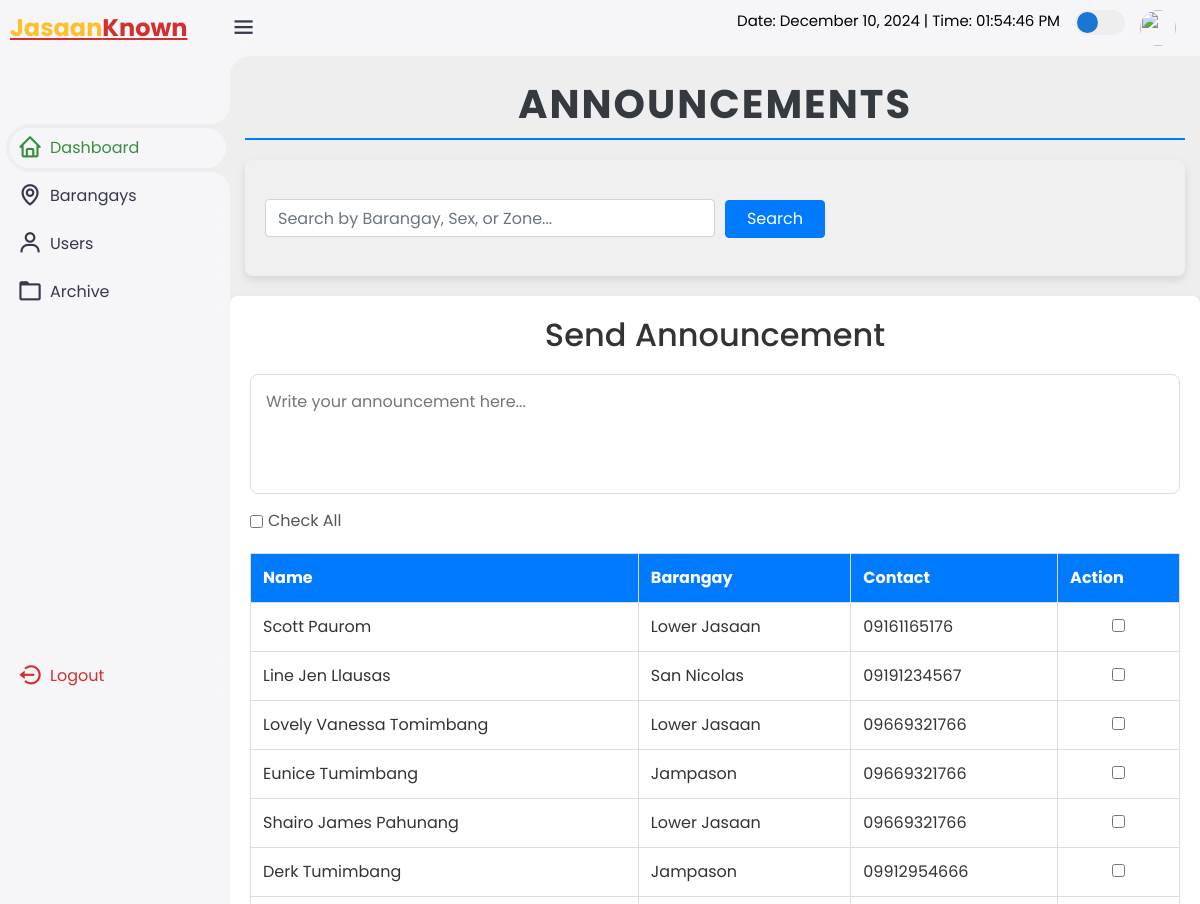
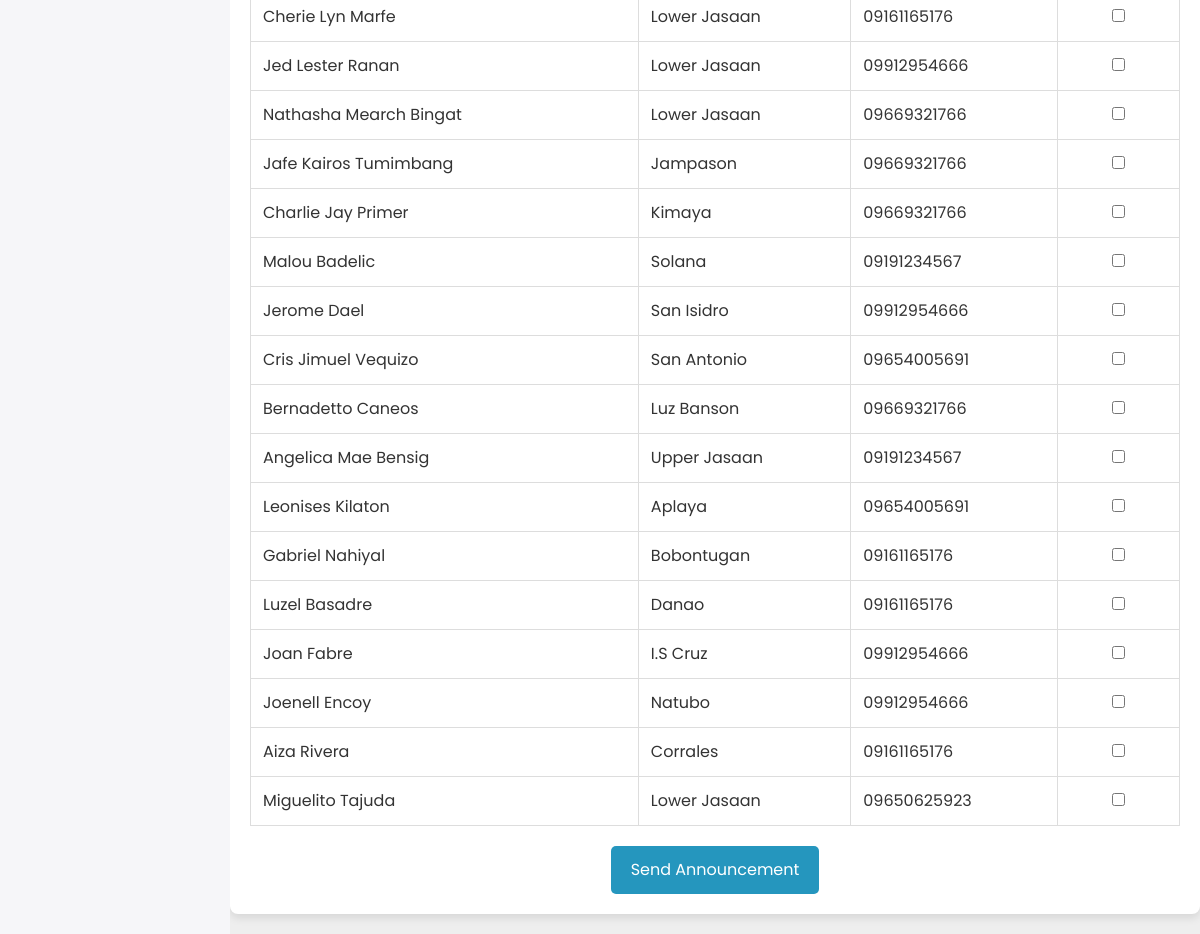
Page /announcement.php (signed in) on the committed database (2 pictures, top to bottom).
### tables this page shows
CREATE TABLE `rest` (
  `id` int(11) NOT NULL,
  `lastname` varchar(100) DEFAULT NULL,
  `suffix` varchar(10) DEFAULT NULL,
  `firstname` varchar(100) DEFAULT NULL,
  `middlename` varchar(100) DEFAULT NULL,
  `birthdate` date DEFAULT NULL,
  `birthplace` varchar(100) DEFAULT NULL,
  `sex` enum('Male','Female','Other') DEFAULT NULL,
  `civilstatus` enum('Single','Married','Widowed','Divorced','Separated') DEFAULT NULL,
  `religion` varchar(50) DEFAULT NULL,
  `municipality` varchar(100) DEFAULT NULL,
  `barangay` varchar(100) DEFAULT NULL,
  `zone` varchar(50) DEFAULT NULL,
  `employment` varchar(100) DEFAULT NULL,
  `contactnum` varchar(15) DEFAULT NULL,
  `emailadd` varchar(100) DEFAULT NULL,
  `highesteduc` varchar(100) DEFAULT NULL,
  `household_leader_id` int(11) DEFAULT NULL,
  `is_leader` tinyint(1) DEFAULT 0
);

### announcement.php (the view, shortened to what this page needs)
<?php
require_once('config.php');
?>
<!DOCTYPE html>
<html lang="en">
<head>
    <link rel="stylesheet" href="https://stackpath.bootstrapcdn.com/bootstrap/4.5.2/css/bootstrap.min.css">
    <link href='https://unpkg.com/boxicons@2.1.4/css/boxicons.min.css' rel='stylesheet'>
    <link rel="stylesheet" href="style.css">
</head>
<body>
<div class="sidebar">
        <a href="#" class="logo">
            <div class="logo-name"><span>Jasaan</span>Known</div>
        </a>
        <ul class="side-menu">
    <li class="active"><a href="dashboard.php" onclick="redirectTo('dashboard.php')"><i class='bx bx-home'></i>Dashboard</a></li>
    <li class=""><a href="barangay.php" onclick="redirectTo('barangay.php')"><i class='bx bx-map'></i>Barangays</a></li>
    <li class=""><a href="users.php" onclick="redirectTo('users.php')"><i class='bx bx-user'></i>Users</a></li>
    <li class=""><a href="archive.php" onclick="redirectTo('archive.php')"><i class='bx bx-folder'></i>Archive</a></li>
</ul>
        <ul class="side-menu">
            <li>
            <br><br><br><br><br><br><br><br><br><br><br><br>
                <a href="logout.php" class="logout">
                    <i class='bx bx-log-out-circle'></i>
                    Logout
                </a>
            </li>
        </ul>
    </div>
  <div class="content">
        <nav>
    <i class='bx bx-menu'></i>
    <div class="navbar-content">
        <div id="date-time-container"></div>
        <label for="theme-toggle" class="theme-toggle"></label>
        <a href="#" class="profile">
            <img src="images/logo-x.png">
        </a>
    </div>
</nav>
<div class="container mt-4"> <h1>Announcements</h1>
<form style = "background-color: #f0f0f0; "method="GET" action="announcement.php" class="form-inline mb-3" style="display: flex; align-items: center;">
<input
    type="text"
    name="search"
    class="form-control mr-2"
    placeholder="Search by Barangay, Sex, or Zone..."
    style="width: 450px; background-color: white;"
    value="<?php echo isset($_GET['search']) ? htmlspecialchars($_GET['search']) : ''; ?>"
>
    <button type="submit" class="btn btn-primary" style="margin-left: 2px; margin-bottom: 18px; width: 100px;">Search</button>
</form></div>
<div>
<form method="post">
            <h2>Send Announcement</h2>
            <div class="announcement-container">
                <textarea id="message" name="message" placeholder="Write your announcement here..." required></textarea>
            </div>
            <div class="check-all-container">
                <input type="checkbox" id="check_all" onclick="toggleCheckAll(this)">
                <label for="check_all">Check All</label>
            </div>
            <table>
                <thead>
                    <tr>
                        <th>Name</th>
                        <th>Barangay</th>
                        <th>Contact</th>
                        <th>Action</th>
                    </tr>
                </thead>
                <tbody>
                <?php
$sql = "SELECT id, CONCAT(firstname, ' ', lastname) AS name, contactnum, barangay, sex, zone
        FROM rest
        WHERE contactnum IS NOT NULL";
$result = $conn->query($sql);
if ($result->num_rows > 0) {
    while ($row = $result->fetch_assoc()) {
        echo '<tr>';
        echo '<td>' . htmlspecialchars($row['name']) . '</td>';
        echo '<td>' . htmlspecialchars($row['barangay']) . '</td>';
        echo '<td>' . htmlspecialchars($row['contactnum']) . '</td>';
        echo '<td class="action-checkbox"><input type="checkbox" name="recipients[]" value="' . $row['contactnum'] . '"></td>';
        echo '</tr>';
    }
} else {
    echo '<tr><td colspan="4">No residents found with the given filters.</td></tr>';
}
?>
                </tbody>
            </table>
            <button type="submit" name="send_response">Send Announcement</button>
        </form>
    </div>
</body>
</html>

### style.css (style rules this page uses)
:root { --light: #f6f6f9; --primary: #1976D2; --light-primary: #CFE8FF; --grey: #eee; --dark-grey: #AAAAAA; --dark: #363949; --danger: #D32F2F; --light-danger: #FECDD3; --warning: #FBC02D; --light-warning: #FFF2C6; --success: #388E3C; --light-success: #BBF7D0; }
* { margin: 0; padding: 0; box-sizing: border-box; font-family: 'Poppins', sans-serif; }
.bx { font-size: 1.7rem; }
a { text-decoration: none; }
li { list-style: none; }
html { overflow-x: hidden; }
body { background: var(--grey); overflow-x: hidden; }
.sidebar { position: fixed; top: 0; left: 0; background: var(--light); width: 230px; height: 100%; z-index: 2000; overflow-x: hidden; scrollbar-width: none; transition: all 0.3s ease; }
.sidebar .logo { font-size: 24px; font-weight: 700; height: 56px; display: flex; align-items: center; color: var(--danger); z-index: 500; padding-bottom: 20px; box-sizing: content-box; }
.sidebar .logo .logo-name { margin-left: 10px; }
.sidebar .logo .logo-name span { color: var(--warning); }
.sidebar .side-menu { width: 100%; margin-top: 48px; }
.sidebar .side-menu li { height: 48px; background: transparent; margin-left: 6px; border-radius: 48px 0 0 48px; padding: 4px; }
.sidebar .side-menu li.active { background: var(--grey); position: relative; }
.sidebar .side-menu li.active::before { content: ""; position: absolute; width: 40px; height: 40px; border-radius: 50%; top: -40px; right: 0; box-shadow: 20px 20px 0 var(--grey); z-index: -1; }
.sidebar .side-menu li.active::after { content: ""; position: absolute; width: 40px; height: 40px; border-radius: 50%; bottom: -40px; right: 0; box-shadow: 20px -20px 0 var(--grey); z-index: -1; }
.sidebar .side-menu li a { width: 100%; height: 100%; background: var(--light); display: flex; align-items: center; border-radius: 48px; font-size: 16px; color: var(--dark); white-space: nowrap; overflow-x: hidden; transition: all 0.3s ease; }
.sidebar .side-menu li.active a { color: var(--success); }
.sidebar .side-menu li a .bx { min-width: calc(60px - ((4px + 6px) * 2)); display: flex; font-size: 1.6rem; justify-content: center; }
.sidebar .side-menu li a.logout { color: var(--danger); }
.content { position: relative; width: calc(100% - 230px); left: 230px; transition: all 0.3s ease; }
.content nav { height: 56px; background: var(--light); padding: 0 24px 0 0; display: flex; align-items: center; grid-gap: 24px; position: sticky; top: 0; left: 0; z-index: 1000; }
.content nav::before { content: ""; position: absolute; width: 40px; height: 40px; bottom: -40px; left: 0; border-radius: 50%; box-shadow: -20px -20px 0 var(--light); }
.content nav a { color: var(--dark); }
.content nav .bx.bx-menu { cursor: pointer; color: var(--dark); }
.content nav .profile img { width: 36px; height: 36px; object-fit: cover; border-radius: 50%; }
.content nav .theme-toggle { display: block; min-width: 50px; height: 25px; background: var(--grey); cursor: pointer; position: relative; border-radius: 25px; }
.content nav .theme-toggle::before { content: ""; position: absolute; top: 2px; left: 2px; bottom: 2px; width: calc(25px - 4px); background: var(--primary); border-radius: 50%; transition: all 0.3s ease; }

### rows in the picture
rest: name "Scott Paurom", barangay "Lower Jasaan", contactnum "09161165176"
rest: name "Line Jen Llausas", barangay "San Nicolas", contactnum "09191234567"
rest: name "Lovely Vanessa Tomimbang", barangay "Lower Jasaan", contactnum "09669321766"
rest: name "Eunice Tumimbang", barangay "Jampason", contactnum "09669321766"
rest: name "Shairo James Pahunang", barangay "Lower Jasaan", contactnum "09669321766"
rest: name "Derk Tumimbang", barangay "Jampason", contactnum "09912954666"
rest: name "Cherie Lyn Marfe", barangay "Lower Jasaan", contactnum "09161165176"
rest: name "Jed Lester Ranan", barangay "Lower Jasaan", contactnum "09912954666"
rest: name "Nathasha Mearch Bingat", barangay "Lower Jasaan", contactnum "09669321766"
rest: name "Jafe Kairos Tumimbang", barangay "Jampason", contactnum "09669321766"
rest: name "Charlie Jay Primer", barangay "Kimaya", contactnum "09669321766"
rest: name "Malou Badelic", barangay "Solana", contactnum "09191234567"
rest: name "Jerome Dael", barangay "San Isidro", contactnum "09912954666"
rest: name "Cris Jimuel Vequizo", barangay "San Antonio", contactnum "09654005691"
rest: name "Bernadetto Caneos", barangay "Luz Banson", contactnum "09669321766"
rest: name "Angelica Mae Bensig", barangay "Upper Jasaan", contactnum "09191234567"
rest: name "Leonises Kilaton", barangay "Aplaya", contactnum "09654005691"
rest: name "Gabriel Nahiyal", barangay "Bobontugan", contactnum "09161165176"
rest: name "Luzel Basadre", barangay "Danao", contactnum "09161165176"
rest: name "Joan Fabre", barangay "I.S Cruz", contactnum "09912954666"
rest: name "Joenell Encoy", barangay "Natubo", contactnum "09912954666"
rest: name "Aiza Rivera", barangay "Corrales", contactnum "09161165176"
rest: name "Miguelito Tajuda", barangay "Lower Jasaan", contactnum "09650625923"
